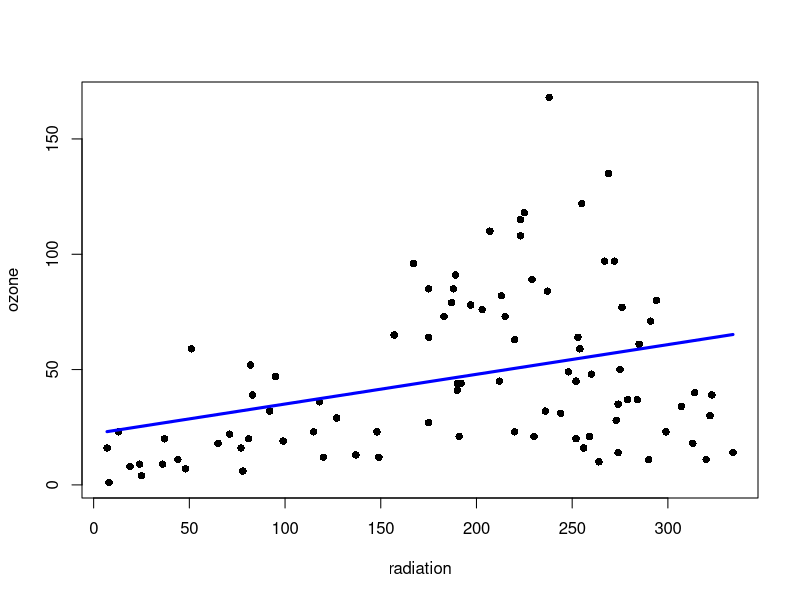
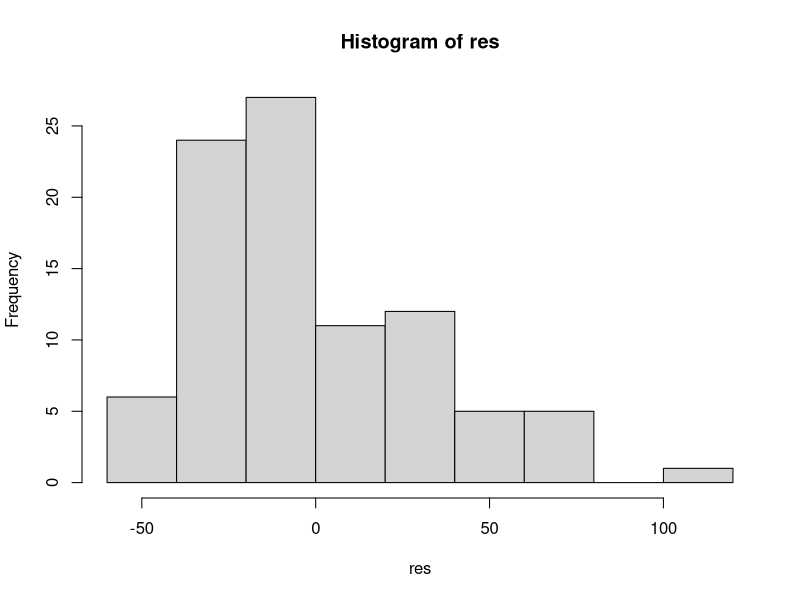
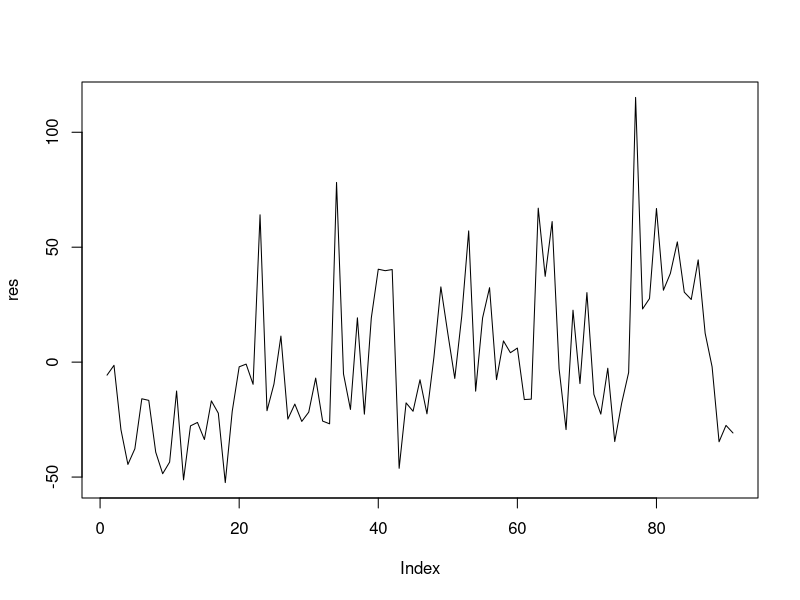
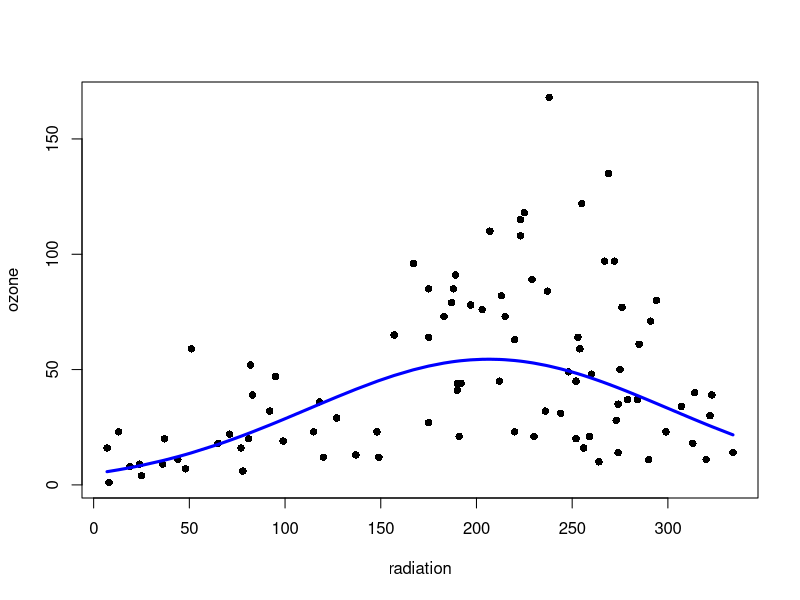
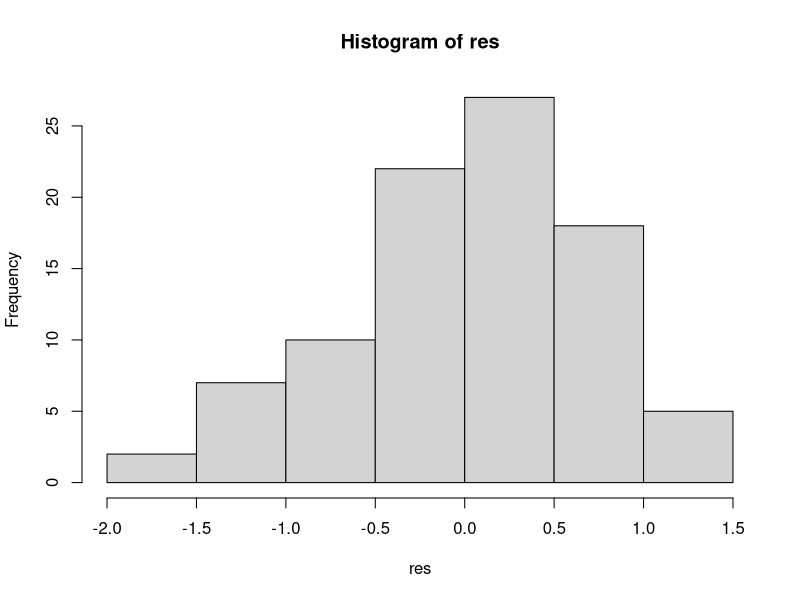
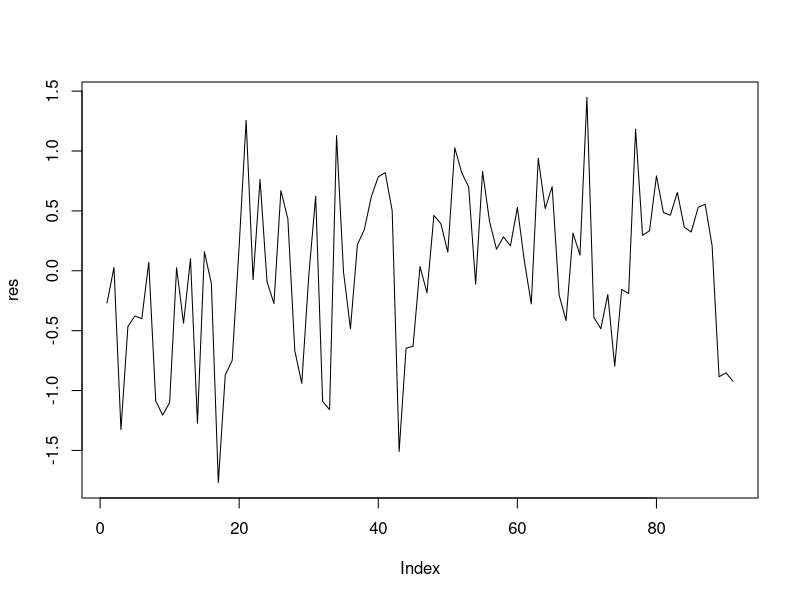

These figures' R source, in order: (Note: this script raises an error after producing the figures.)
library(fBasics) # Normality tests
library(lmtest)  # Heteroscedasticity tests
library(tseries) # Autoregressions

# initial data
library(datasets)
ozone <- airquality$Ozone
rad <- airquality$Solar.R
rem <- is.na(ozone) | is.na(rad)
ozone <- ozone[!rem]; rad <- rad[!rem]

# split data into learning and test sample
N <- length(ozone); E <- 20; T <- N-E
train.obs <- (1:T)
eval.obs <- (T+1):N
t.rad <- rad[train.obs]; t.ozone <- ozone[train.obs]
e.rad <- rad[eval.obs]; e.ozone <- ozone[eval.obs]

# regression
fit.par <- lm(ozone ~ radiation, data=data.frame(radiation=t.rad,ozone=t.ozone), weights=NULL)
# alternative regression call
# fit.par <- lm(t.ozone ~ t.rad)

##### Model quality analysis #####
summary(fit.par)

fit.par$coefficients
fit.par$residuals
fit.par$fitted.values

plot(t.rad,t.ozone,pch=16,xlab="radiation",ylab="ozone")
z <- order(t.rad)
lines(t.rad[z],fit.par$fitted.values[z],col="blue",lwd=3)

##### Residual analysis #####
res <- fit.par$residuals
hist(res)
plot(res,type="l")

# normality tests
shapiro.test(res)
jarqueberaTest(res)

##### Reforlmulation of the model #####
fit.par <- lm(log(ozone) ~ rad + rad2,data=data.frame(rad=t.rad,rad2=t.rad^2,ozone=t.ozone))
plot(t.rad,t.ozone,pch=16,xlab="radiation",ylab="ozone")
z <- order(t.rad)
lines(t.rad[z],exp(fit.par$fitted.values[z]),col="blue",lwd=3)

##### Residual analysis #####
res <- fit.par$residuals
hist(res)
plot(res,type="l")

# normality tests
shapiro.test(res)
jarqueberaTest(res)

##### Heteroscedasticity tests ####
bptest(fit.par,varformula=NULL,data=NULL,studentize=FALSE)
gqtest(fit.par,fraction=25,alternative="two.sided")





##### ASSUME THIS MODEL WITH HETEROSCEDASTICITY #####
oz <- lm(t.ozone ~ t.rad)
bptest(oz,varformula=NULL,data=NULL,studentize=FALSE)

# calculate estimates os standard deivatiations
e.sq <- oz$residuals^2
sigma.hat <- lm(e.sq ~ t.rad)$fitted.values ^ 0.5

# use weighted OLS
oz.wgt <- lm(t.ozone ~ t.rad, weights = 1/sigma.hat)




##### Autocorrelation test #####
dwtest(fit.par,alternative="two.sided")


##### Remove autoregressive part #####
adf.test(log(t.ozone))
ar1 <- arma(log(t.ozone), order = c(1,0))
adf.test(ar1$residuals[2:T])

fit.par <- lm(ozone ~ rad + rad2,data = data.frame(ozone = ar1$residuals[2:T],rad = t.rad[2:T], rad2 = t.rad[2:T]^2))
summary(fit.par)

##### Prediction #####
predict.arma <- function(model, data, newdata, alpha = 0.05) {
  # your code here
  list(fit = fit, lower = fit + delta*qt(alpha/2,df=df),
       upper = fit - delta*qt(alpha/2,df=df))
}
ar1.frc <- predict.arma(model = ar1,
                        data = log(t.ozone)[1:(T-1)],
                        newdata = log(e.ozone), alpha = 0.1)

par.frc <- predict(fit.par,
                   newdata=data.frame(rad=e.rad[2:E],rad2=e.rad[2:E]^2),
                   se.fit=TRUE,interval="prediction",level=0.90)

frc <- exp(ar1.frc$fit[2:E] + par.frc$fit[,"fit"])
